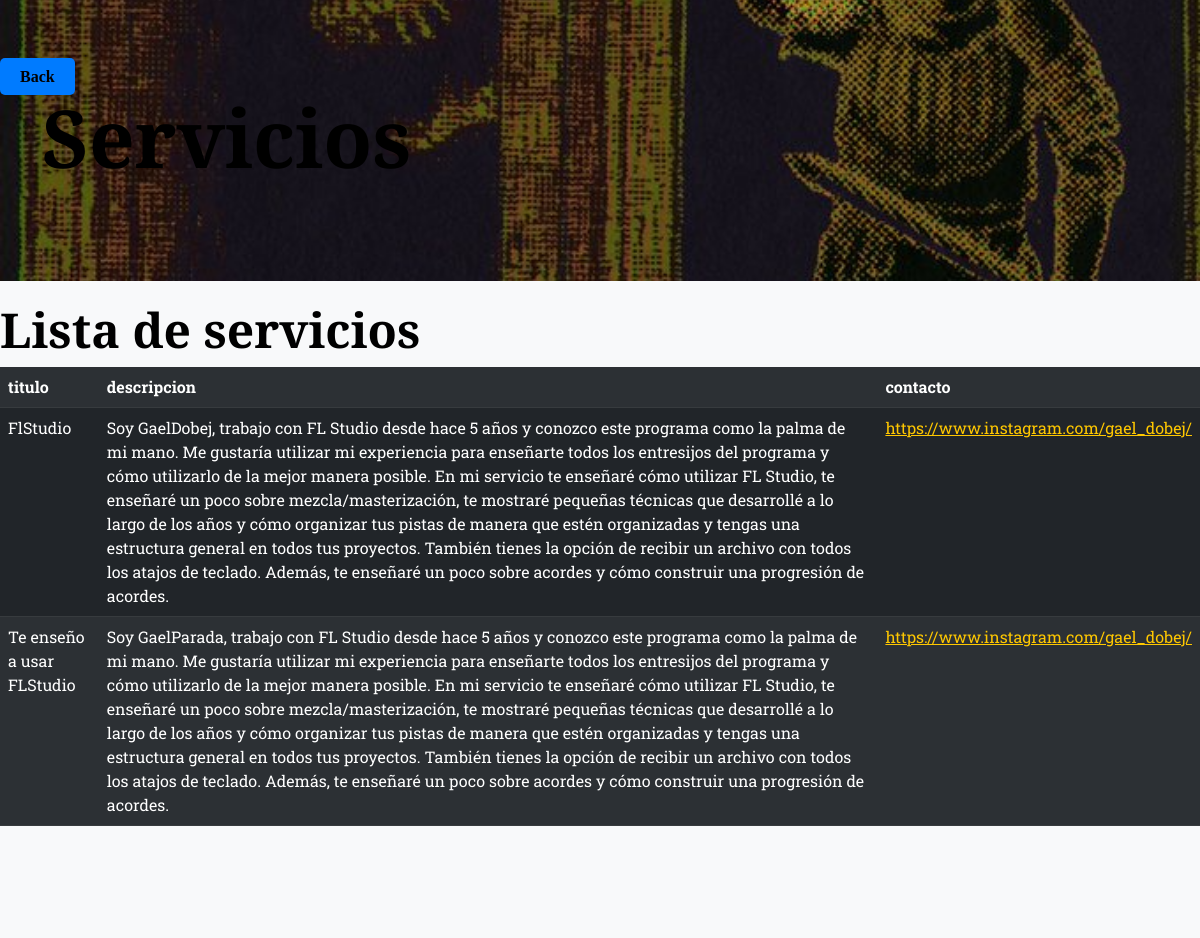
/Salute_dArtist/servicio_musical/, run on the app's committed database.
### Salute_dArtist/models.py (models this page shows)
class ServicioMusicalModel(models.Model):
    titulo = models.CharField(max_length=50)
    descripcion = models.CharField(max_length=1000)
    contacto = models.URLField()

### Salute_dArtist/views.py (the view)
# urls.py: path('servicio_musical/', musiservice, name="servicio_musical"),
def musiservice(request):
    contexto = {"ServiciosMu": ServicioMusicalModel.objects.all()}
    return render(request, "Salute_dArtist/serviciosMusico.html", contexto)

### Salute_dArtist/templates/Salute_dArtist/serviciosMusico.html
{% extends "Salute_dArtist/z-base.html" %}
{% load static %}
{% block titulo %}
<h1 style="font-size: 5rem; color: black; font-family: 'Cormorant Unicase', sans-serif;">Servicios</h1>
{% endblock titulo %}
{% block contenido %}
    <table>
        <tr>
            <h3 style="font-size: 3rem; color: black; font-family: 'Cormorant Unicase', sans-serif;">Lista de servicios</h3>
        </tr>
    </table>
    <table class="table table-dark table-striped">
        <tr>
            <th>titulo</th>
            <th>descripcion</th>
            <th>contacto</th>
        </tr>
    {% for servicios in ServiciosMu %}
        <tr>
            <td>{{ servicios.titulo }}</td>
            <td>{{ servicios.descripcion }}</td>
            <td><a href="{{ servicios.contacto }}">{{ servicios.contacto }}</a></td>
        </tr>
    {% endfor %}
    </table>
    {% endblock contenido %}

### Salute_dArtist/templates/Salute_dArtist/z-base.html (shortened to what this page needs)
<!DOCTYPE html>
<html lang="en">
    <head>
        {% load static %}
        <link href="{% static 'Salute_dArtist/css/styles.css' %}" rel="stylesheet" />
    </head>
    <body id="page-top">
        <body id="page-top">
            <header class="masthead">
            <a href="{% url 'Salute_dArtist:back' %}"
                style="background-color: #007bff;
                color: rgb(0, 0, 0); padding: 10px 20px; border-radius: 5px; text-decoration: none; font-family: Verdana; font-weight: bold;
                opacity: 1; transition: opacity 0.3s;"
                >Back</a>
                <div class="container">
                    {% block titulo %}
                    {% endblock titulo %}
                </div>
            </header>
            <section class="page-section bg-light" id="portfolio">
                    {% block contenido %}
                    {% endblock contenido %}
        </body>
    </html>

### data on the page
ServicioMusicalModel: titulo "FlStudio", descripcion "Soy GaelDobej, trabajo con FL Studio desde hace 5 años y conozco este programa como la palma de mi mano. Me gustaría utilizar mi experiencia para enseñarte todos los entresijos del programa y cómo utilizarlo de la mejor manera posible. En mi servicio te enseñaré cómo utilizar FL Studio, te enseñaré un poco sobre mezcla/masterización, te mostraré pequeñas técnicas que desarrollé a lo largo de los años y cómo organizar tus pistas de manera que estén organizadas y tengas una estructura general en todos tus proyectos. También tienes la opción de recibir un archivo con todos los atajos de teclado. Además, te enseñaré un poco sobre acordes y cómo construir una progresión de acordes.", contacto "https://www.instagram.com/gael_dobej/"
ServicioMusicalModel: titulo "Te enseño a usar FLStudio", descripcion "Soy GaelParada, trabajo con FL Studio desde hace 5 años y conozco este programa como la palma de mi mano. Me gustaría utilizar mi experiencia para enseñarte todos los entresijos del programa y cómo utilizarlo de la mejor manera posible. En mi servicio te enseñaré cómo utilizar FL Studio, te enseñaré un poco sobre mezcla/masterización, te mostraré pequeñas técnicas que desarrollé a lo largo de los años y cómo organizar tus pistas de manera que estén organizadas y tengas una estructura general en todos tus proyectos. También tienes la opción de recibir un archivo con todos los atajos de teclado. Además, te enseñaré un poco sobre acordes y cómo construir una progresión de acordes.", contacto "https://www.instagram.com/gael_dobej/"
